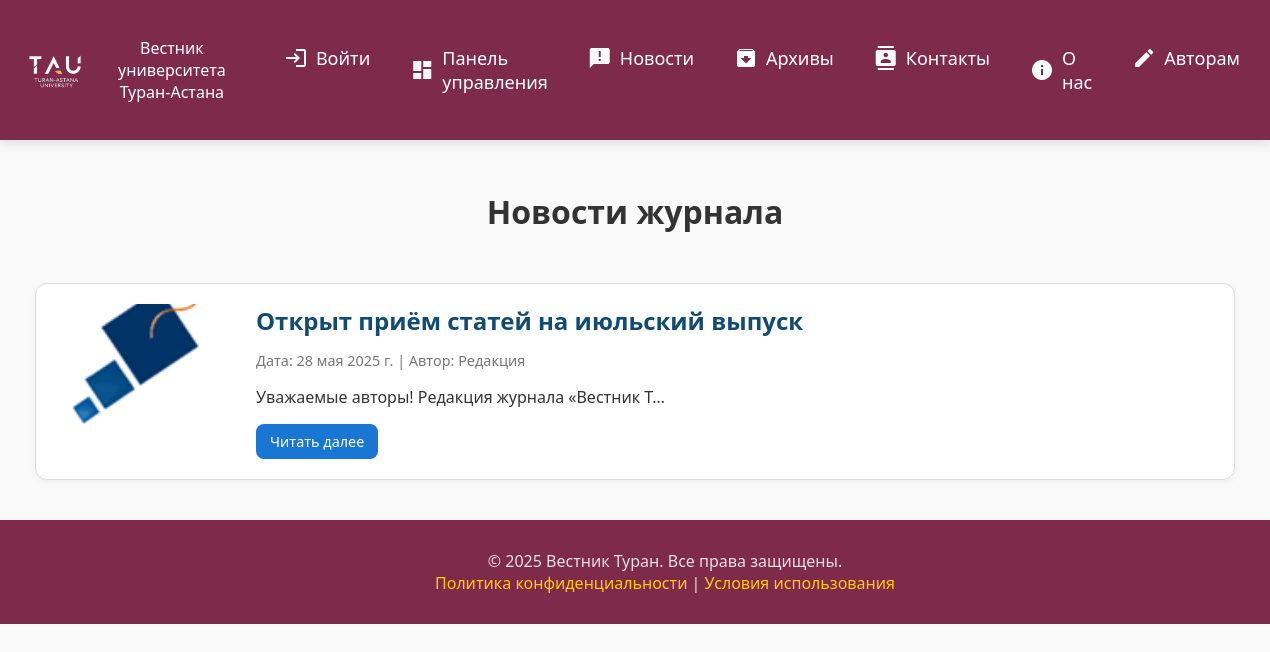
The app's page /news/list/, older data.
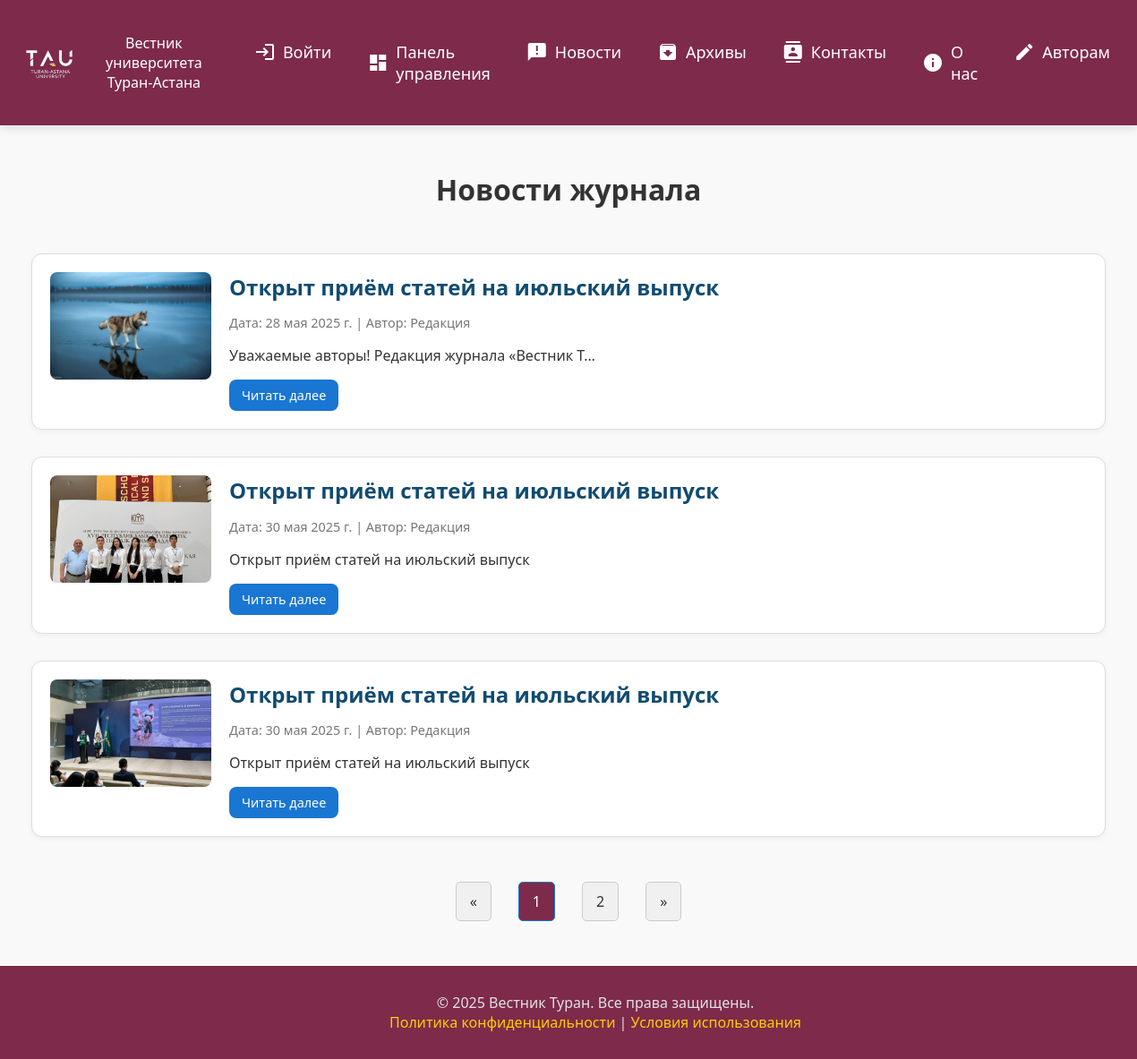
The same page, newer data.
### news/models.py (models this page shows)
class News(models.Model):
    title_eng = models.CharField(max_length=255)
    title_kk = models.CharField(max_length=255)
    title_ru = models.CharField(max_length=255)
    description_eng = RichTextField(null=True, blank=True)
    description_kk = RichTextField(null=True, blank=True)
    description_ru = RichTextField(null=True, blank=True)
    image = models.ImageField()
    category = models.ForeignKey(to=Category, on_delete=models.CASCADE)
    date = models.DateField()

### news/views.py (the view)
# urls.py: path("list/", NewsListView.as_view(), name="list-news"),
class NewsListView(ListView):
    model = News
    template_name = "news/news-list.html"
    paginate_by = 3

### bid/templatetags/bid_filters.py (called while the page is built)
@register.filter
def clean_preview(value, length=50):
    try:
        text = strip_tags(value)
        text = html.unescape(text)  # ← удаляет &nbsp;, &laquo;, &raquo; и т.п.
        text = text.strip()
        return text[:length] + '…' if len(text) > length else text
    except:
        return ''

### news/templates/news/news-list.html (shortened to what this page needs)
{% extends 'guest-base.html' %}
{% load static %}
{% load bid_filters %}
{% block css %}
<link rel="stylesheet" href="{% static 'css/main.css' %}" />
{% endblock %}
 {% block content %}
  <main class="main-content">
    <h1>Новости журнала</h1>
    <section class="news-list">
      {% for obj in object_list %}
      <article class="news-card">
        <img src="{{ obj.image.url }}" alt="Прием статей" class="news-thumb" />
        <div class="news-info">
          <h2><a href="{% url 'detail-news' obj.pk %}">{{ obj.title_eng }}</a></h2>
          <p class="news-meta">Дата: {{ obj.date }} | Автор: Редакция</p>
          <p>{{ obj.description_eng|clean_preview:50 }}</p>
          <a href="{% url 'detail-news' obj.pk %}" class="btn">Читать далее</a>
        </div>
      </article>
      {% endfor %}
    </section>
    {% include "includes/pagination.html" %}
  </main>
{% endblock %}

Row changes from the older to the newer data that the page shows:
changed News "28 мая 2025 г.": image: a different picture
added News: image (picture), title_eng "Открыт приём статей на июльский выпуск", date "30 мая 2025 г.", description_eng|clean_preview "Открыт приём статей на июльский выпуск"
added News: image (picture), title_eng "Открыт приём статей на июльский выпуск", date "30 мая 2025 г.", description_eng|clean_preview "Открыт приём статей на июльский выпуск"
Text that changed along with them:
new list line: "1"
new list line: "2"
